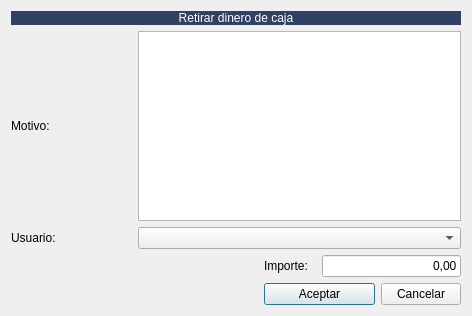
<?xml version="1.0" encoding="UTF-8"?>
<ui version="4.0">
 <class>FrmRetirardeCaja</class>
 <widget class="QDialog" name="FrmRetirardeCaja">
  <property name="geometry">
   <rect>
    <x>0</x>
    <y>0</y>
    <width>472</width>
    <height>316</height>
   </rect>
  </property>
  <property name="windowTitle">
   <string>Gestiones TPV</string>
  </property>
  <layout class="QGridLayout" name="gridLayout">
   <item row="0" column="0" colspan="5">
    <widget class="QLabel" name="lbldesglose2">
     <property name="maximumSize">
      <size>
       <width>16777215</width>
       <height>27</height>
      </size>
     </property>
     <property name="styleSheet">
      <string notr="true">background-color: #304163;
color: rgb(255, 255, 255);</string>
     </property>
     <property name="text">
      <string>Retirar dinero de caja</string>
     </property>
     <property name="alignment">
      <set>Qt::AlignCenter</set>
     </property>
    </widget>
   </item>
   <item row="1" column="0">
    <widget class="QLabel" name="label">
     <property name="text">
      <string>Motivo:</string>
     </property>
    </widget>
   </item>
   <item row="1" column="1" colspan="4">
    <widget class="QTextEdit" name="txtMotivo"/>
   </item>
   <item row="2" column="0">
    <widget class="QLabel" name="label_2">
     <property name="text">
      <string>Usuario:</string>
     </property>
    </widget>
   </item>
   <item row="2" column="1" colspan="4">
    <widget class="QComboBox" name="cbousuario"/>
   </item>
   <item row="3" column="2">
    <widget class="QLabel" name="label_3">
     <property name="text">
      <string>Importe:</string>
     </property>
    </widget>
   </item>
   <item row="3" column="3" colspan="2">
    <widget class="QLineEdit" name="txtImporte">
     <property name="text">
      <string>0,00</string>
     </property>
     <property name="alignment">
      <set>Qt::AlignRight|Qt::AlignTrailing|Qt::AlignVCenter</set>
     </property>
    </widget>
   </item>
   <item row="4" column="0" colspan="2">
    <spacer name="horizontalSpacer">
     <property name="orientation">
      <enum>Qt::Horizontal</enum>
     </property>
     <property name="sizeHint" stdset="0">
      <size>
       <width>248</width>
       <height>20</height>
      </size>
     </property>
    </spacer>
   </item>
   <item row="4" column="2" colspan="2">
    <widget class="QPushButton" name="btnAceptar">
     <property name="text">
      <string>Aceptar</string>
     </property>
     <property name="icon">
      <iconset resource="../maya.qrc">
       <normaloff>:/Icons/PNG/OK.png</normaloff>:/Icons/PNG/OK.png</iconset>
     </property>
    </widget>
   </item>
   <item row="4" column="4">
    <widget class="QPushButton" name="btnCancelar">
     <property name="text">
      <string>Cancelar</string>
     </property>
     <property name="icon">
      <iconset resource="../maya.qrc">
       <normaloff>:/Icons/PNG/close.png</normaloff>:/Icons/PNG/close.png</iconset>
     </property>
    </widget>
   </item>
  </layout>
 </widget>
 <resources>
  <include location="../maya.qrc"/>
 </resources>
 <connections>
  <connection>
   <sender>btnCancelar</sender>
   <signal>clicked()</signal>
   <receiver>FrmRetirardeCaja</receiver>
   <slot>close()</slot>
   <hints>
    <hint type="sourcelabel">
     <x>414</x>
     <y>293</y>
    </hint>
    <hint type="destinationlabel">
     <x>151</x>
     <y>262</y>
    </hint>
   </hints>
  </connection>
 </connections>
</ui>
